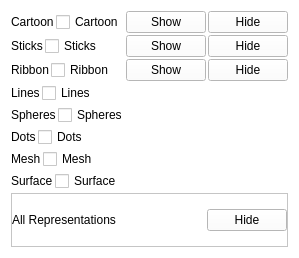
                     <widget class="QWidget" name="scrollAreaWidgetContents_3">
                      <property name="geometry">
                       <rect>
                        <x>0</x>
                        <y>0</y>
                        <width>295</width>
                        <height>258</height>
                       </rect>
                      </property>
                      <property name="sizePolicy">
                       <sizepolicy hsizetype="Preferred" vsizetype="Expanding">
                        <horstretch>0</horstretch>
                        <verstretch>0</verstretch>
                       </sizepolicy>
                      </property>
                      <property name="styleSheet">
                       <string notr="true">background-color: white;</string>
                      </property>
                      <layout class="QVBoxLayout" name="verticalLayout_18">
                       <property name="spacing">
                        <number>2</number>
                       </property>
                       <item>
                        <layout class="QHBoxLayout" name="protein_pair_cartoon_layout">
                         <item>
                          <widget class="QLabel" name="lbl_protein_pair_cartoon">
                           <property name="text">
                            <string>Cartoon</string>
                           </property>
                          </widget>
                         </item>
                         <item>
                          <widget class="QCheckBox" name="cb_protein_pair_cartoon">
                           <property name="text">
                            <string>Cartoon</string>
                           </property>
                          </widget>
                         </item>
                         <item>
                          <spacer name="horizontalSpacer_30">
                           <property name="orientation">
                            <enum>Qt::Horizontal</enum>
                           </property>
                           <property name="sizeHint" stdset="0">
                            <size>
                             <width>40</width>
                             <height>20</height>
                            </size>
                           </property>
                          </spacer>
                         </item>
                         <item>
                          <widget class="QPushButton" name="btn_protein_pair_show_cartoon">
                           <property name="text">
                            <string>Show</string>
                           </property>
                          </widget>
                         </item>
                         <item>
                          <widget class="QPushButton" name="btn_protein_pair_hide_cartoon">
                           <property name="text">
                            <string>Hide</string>
                           </property>
                          </widget>
                         </item>
                        </layout>
                       </item>
                       <item>
                        <layout class="QHBoxLayout" name="protein_pair_sticks_layout">
                         <item>
                          <widget class="QLabel" name="lbl_protein_pair_sticks">
                           <property name="text">
                            <string>Sticks</string>
                           </property>
                          </widget>
                         </item>
                         <item>
                          <widget class="QCheckBox" name="cb_protein_pair_sticks">
                           <property name="text">
                            <string>Sticks</string>
                           </property>
                          </widget>
                         </item>
                         <item>
                          <spacer name="horizontalSpacer_29">
                           <property name="orientation">
                            <enum>Qt::Horizontal</enum>
                           </property>
                           <property name="sizeHint" stdset="0">
                            <size>
                             <width>40</width>
                             <height>20</height>
                            </size>
                           </property>
                          </spacer>
                         </item>
                         <item>
                          <widget class="QPushButton" name="btn_protein_pair_show_sticks">
                           <property name="text">
                            <string>Show</string>
                           </property>
                          </widget>
                         </item>
                         <item>
                          <widget class="QPushButton" name="btn_protein_pair_hide_sticks">
                           <property name="text">
                            <string>Hide</string>
                           </property>
                          </widget>
                         </item>
                        </layout>
                       </item>
                       <item>
                        <layout class="QHBoxLayout" name="protein_pair_ribbon_layout">
                         <item>
                          <widget class="QLabel" name="lbl_protein_pair_ribbon">
                           <property name="text">
                            <string>Ribbon</string>
                           </property>
                          </widget>
                         </item>
                         <item>
                          <widget class="QCheckBox" name="cb_protein_pair_ribbon">
                           <property name="text">
                            <string>Ribbon</string>
                           </property>
                          </widget>
                         </item>
                         <item>
                          <spacer name="horizontalSpacer_28">
                           <property name="orientation">
                            <enum>Qt::Horizontal</enum>
                           </property>
                           <property name="sizeHint" stdset="0">
                            <size>
                             <width>40</width>
                             <height>20</height>
                            </size>
                           </property>
                          </spacer>
                         </item>
                         <item>
                          <widget class="QPushButton" name="btn_protein_pair_show_ribbon">
                           <property name="text">
                            <string>Show</string>
                           </property>
                          </widget>
                         </item>
                         <item>
                          <widget class="QPushButton" name="btn_protein_pair_hide_ribbon">
                           <property name="text">
                            <string>Hide</string>
                           </property>
                          </widget>
                         </item>
                        </layout>
                       </item>
                       <item>
                        <layout class="QHBoxLayout" name="protein_pair_lines_layout">
                         <item>
                          <widget class="QLabel" name="lbl_protein_pair_lines">
                           <property name="text">
                            <string>Lines</string>
                           </property>
                          </widget>
                         </item>
                         <item>
                          <widget class="QCheckBox" name="cb_protein_pair_lines">
                           <property name="text">
                            <string>Lines</string>
                           </property>
                          </widget>
                         </item>
                         <item>
                          <spacer name="horizontalSpacer_33">
                           <property name="orientation">
                            <enum>Qt::Horizontal</enum>
                           </property>
                           <property name="sizeHint" stdset="0">
                            <size>
                             <width>40</width>
                             <height>20</height>
                            </size>
                           </property>
                          </spacer>
                         </item>
                        </layout>
                       </item>
                       <item>
                        <layout class="QHBoxLayout" name="protein_pair_spheres_layout">
                         <item>
                          <widget class="QLabel" name="lbl_protein_pair_spheres">
                           <property name="text">
                            <string>Spheres</string>
                           </property>
                          </widget>
                         </item>
                         <item>
                          <widget class="QCheckBox" name="cb_protein_pair_spheres">
                           <property name="text">
                            <string>Spheres</string>
                           </property>
                          </widget>
                         </item>
                         <item>
                          <spacer name="horizontalSpacer_34">
                           <property name="orientation">
                            <enum>Qt::Horizontal</enum>
                           </property>
                           <property name="sizeHint" stdset="0">
                            <size>
                             <width>40</width>
                             <height>20</height>
                            </size>
                           </property>
                          </spacer>
                         </item>
                        </layout>
                       </item>
                       <item>
                        <layout class="QHBoxLayout" name="protein_pair_dots_layout">
                         <item>
                          <widget class="QLabel" name="lbl_protein_pair_dots">
                           <property name="text">
                            <string>Dots</string>
                           </property>
                          </widget>
                         </item>
                         <item>
                          <widget class="QCheckBox" name="cb_protein_pair_dots">
                           <property name="text">
                            <string>Dots</string>
                           </property>
                          </widget>
                         </item>
                         <item>
                          <spacer name="horizontalSpacer_31">
                           <property name="orientation">
                            <enum>Qt::Horizontal</enum>
                           </property>
                           <property name="sizeHint" stdset="0">
                            <size>
                             <width>40</width>
                             <height>20</height>
                            </size>
                           </property>
                          </spacer>
                         </item>
                        </layout>
                       </item>
                       <item>
                        <layout class="QHBoxLayout" name="protein_pair_mesh_layout">
                         <item>
                          <widget class="QLabel" name="lbl_protein_pair_mesh">
                           <property name="text">
                            <string>Mesh</string>
                           </property>
                          </widget>
                         </item>
                         <item>
                          <widget class="QCheckBox" name="cb_protein_pair_mesh">
                           <property name="text">
                            <string>Mesh</string>
                           </property>
                          </widget>
                         </item>
                         <item>
                          <spacer name="horizontalSpacer_27">
                           <property name="orientation">
                            <enum>Qt::Horizontal</enum>
                           </property>
                           <property name="sizeHint" stdset="0">
                            <size>
                             <width>40</width>
                             <height>20</height>
                            </size>
                           </property>
                          </spacer>
                         </item>
                        </layout>
                       </item>
                       <item>
                        <layout class="QHBoxLayout" name="protein_pair_surface_layout">
                         <item>
                          <widget class="QLabel" name="lbl_protein_pair_surface">
                           <property name="text">
                            <string>Surface</string>
                           </property>
                          </widget>
                         </item>
                         <item>
                          <widget class="QCheckBox" name="cb_protein_pair_surface">
                           <property name="text">
                            <string>Surface</string>
                           </property>
                          </widget>
                         </item>
                         <item>
                          <spacer name="horizontalSpacer_26">
                           <property name="orientation">
                            <enum>Qt::Horizontal</enum>
                           </property>
                           <property name="sizeHint" stdset="0">
                            <size>
                             <width>40</width>
                             <height>20</height>
                            </size>
                           </property>
                          </spacer>
                         </item>
                        </layout>
                       </item>
                       <item>
                        <widget class="QFrame" name="frame_5">
                         <property name="frameShape">
                          <enum>QFrame::StyledPanel</enum>
                         </property>
                         <property name="frameShadow">
                          <enum>QFrame::Raised</enum>
                         </property>
                         <layout class="QVBoxLayout" name="verticalLayout_17">
                          <property name="spacing">
                           <number>0</number>
                          </property>
                          <property name="leftMargin">
                           <number>0</number>
                          </property>
                          <property name="topMargin">
                           <number>6</number>
                          </property>
                          <property name="rightMargin">
                           <number>0</number>
                          </property>
                          <property name="bottomMargin">
                           <number>6</number>
                          </property>
                          <item>
                           <layout class="QHBoxLayout" name="horizontalLayout_26">
                            <item>
                             <widget class="QLabel" name="lbl_protein_pair_all_representations">
                              <property name="text">
                               <string>All Representations</string>
                              </property>
                             </widget>
                            </item>
                            <item>
                             <spacer name="horizontalSpacer_19">
                              <property name="orientation">
                               <enum>Qt::Horizontal</enum>
                              </property>
                              <property name="sizeHint" stdset="0">
                               <size>
                                <width>40</width>
                                <height>20</height>
                               </size>
                              </property>
                             </spacer>
                            </item>
                            <item>
                             <widget class="QPushButton" name="btn_protein_pair_hide_all_representations">
                              <property name="text">
                               <string>Hide</string>
                              </property>
                             </widget>
                            </item>
                           </layout>
                          </item>
                         </layout>
                        </widget>
                       </item>
                      </layout>
                     </widget>
